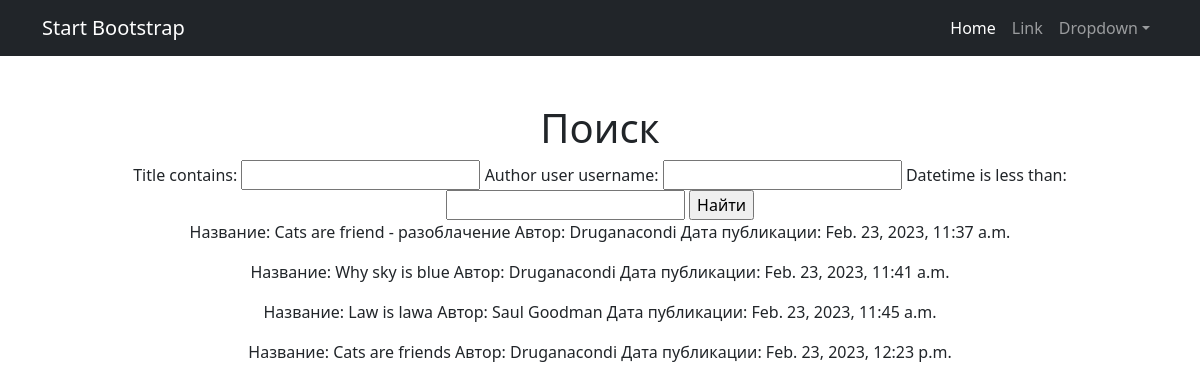
Page /news/search/ on the earlier database version.
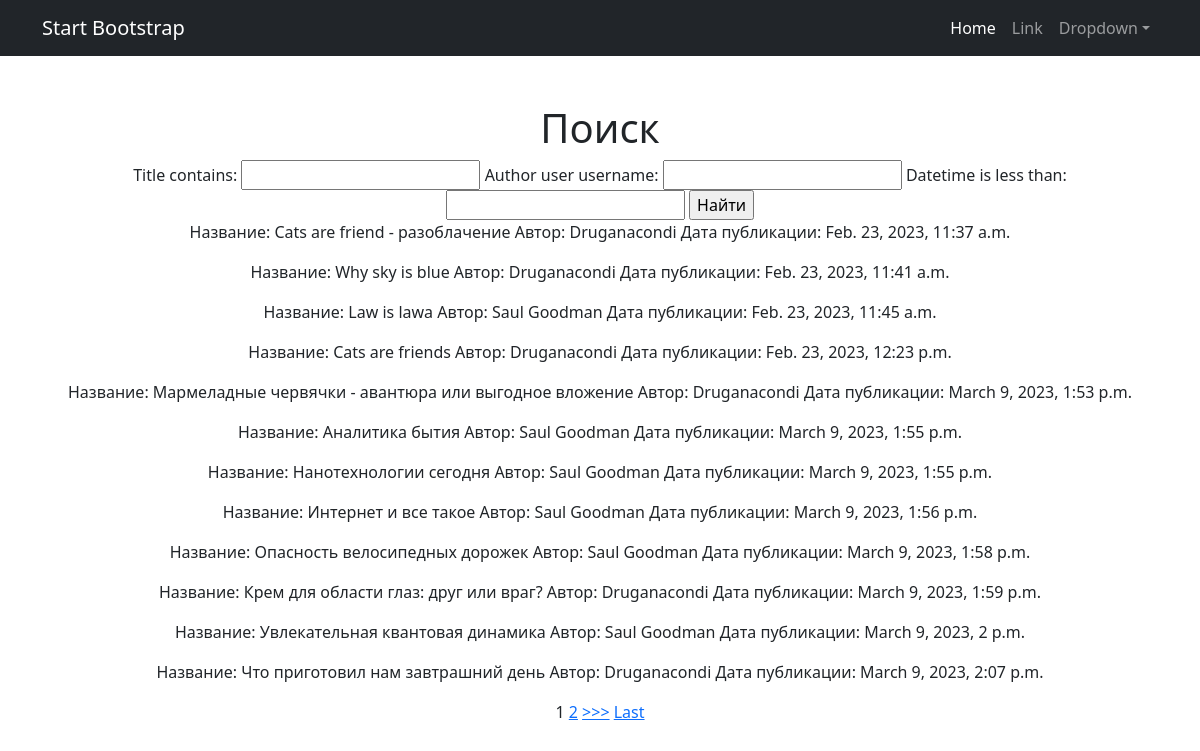
Same page on the later database version.
### news/models.py (models this page shows, shortened)
class Post(models.Model):
    article = 'AR'
    news = 'NE'
    TYPE_OF_CONTENT = [
        (article, 'Статья'),
        (news, 'Новость')
    ]
    title = models.CharField(max_length=100) #заголовок статьи/новости;
    text = models.TextField() #текст статьи/новости;
    type_of_content = models.CharField(max_length=2, choices=TYPE_OF_CONTENT, default=news) #поле с выбором — «статья» или «новость»;
    rating = models.IntegerField(default = 0) #рейтинг статьи/новости.
    datetime = models.DateTimeField(auto_now_add=True) #автоматически добавляемая дата и время создания;
    category = models.ManyToManyField(Category, through="PostCategory")
    author = models.ForeignKey(Author, on_delete=models.CASCADE)

class Author(models.Model):
    rating = models.IntegerField(default = 0)
    user = models.OneToOneField(User, on_delete=models.CASCADE)

### news/views.py (the view)
# urls.py: path('search/', NewsListFilt.as_view()),
class NewsListFilt(ListView):
    model = Post
    template_name = 'news/search.html'
    context_object_name = 'news'
    paginate_by = 10
    def get_context_data(self, **kwargs): # забираем отфильтрованные объекты переопределяя метод get_context_data у наследуемого класса (привет, полиморфизм, мы скучали!!!)
        context = super().get_context_data(**kwargs)
        context['filter'] = NewsFilter(self.request.GET, queryset=self.get_queryset()) # вписываем наш фильтр в контекст
        return context

### templates/news/search.html (shortened to what this page needs)
{% extends 'flatpages/default.html' %}
{% load censor %}
{% block content %}
<h1>Поиск</h1>
<form method="GET">
    {{ filter.form }}
    <input type="submit" value="Найти">
</form>
    {% for news in filter.qs %}
           <p> Название: {{ news.title }} Автор: {{ news.author.user.username|title }} Дата публикации: {{ news.datetime }}</p>
    {% endfor %}
    {% if is_paginated %}
    {% for num in page_obj.paginator.page_range %}
        {% if page_obj.number == num %}
            <a>{{ num }}</a>
        {% elif num > page_obj.number|add:'-3' and num < page_obj.number|add:'3' %}
            <a href="?page={{ num }}">{{ num }}</a>
        {% endif %}
    {% endfor %}
    {% if page_obj.has_next %}
        <a href="?page={{ page_obj.next_page_number }}">>>></a>
        <a href="?page={{ page_obj.paginator.num_pages }}">Last</a>
    {% endif %}
    {% endif %}
{% endblock content %}

Differences in the rows shown:
added Post: title "Мармеладные червячки - авантюра или выгодное вложение", author.user.username "Druganacondi", datetime "March 9, 2023, 1:53 p.m."
added Post: title "Аналитика бытия", author.user.username "Saul Goodman", datetime "March 9, 2023, 1:55 p.m."
added Post: title "Нанотехнологии сегодня", author.user.username "Saul Goodman", datetime "March 9, 2023, 1:55 p.m."
added Post: title "Интернет и все такое", author.user.username "Saul Goodman", datetime "March 9, 2023, 1:56 p.m."
added Post: title "Опасность велосипедных дорожек", author.user.username "Saul Goodman", datetime "March 9, 2023, 1:58 p.m."
added Post: title "Крем для области глаз: друг или враг?", author.user.username "Druganacondi", datetime "March 9, 2023, 1:59 p.m."
added Post: title "Увлекательная квантовая динамика", author.user.username "Saul Goodman", datetime "March 9, 2023, 2 p.m."
added Post: title "Что приготовил нам завтрашний день", author.user.username "Druganacondi", datetime "March 9, 2023, 2:07 p.m."
Other differences:
new list line: "1"
new list line: "2"
text now shown: ">>> Last"
